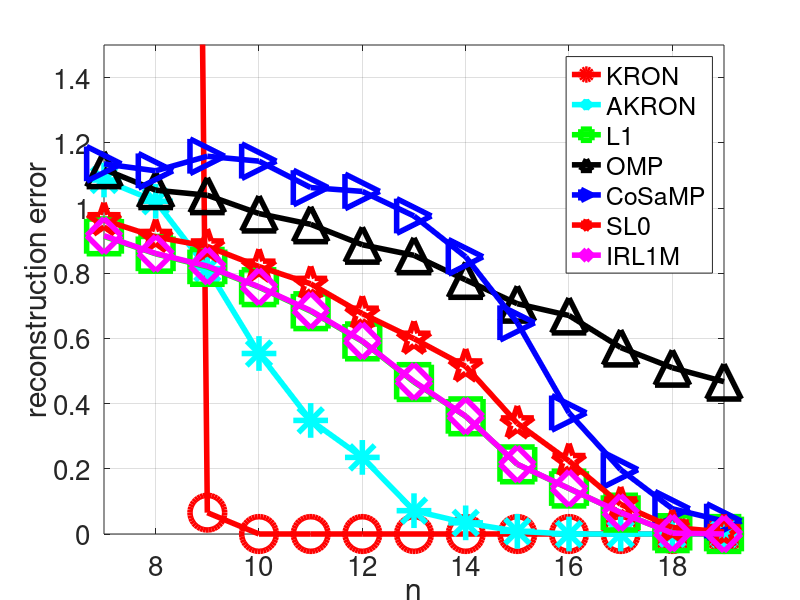
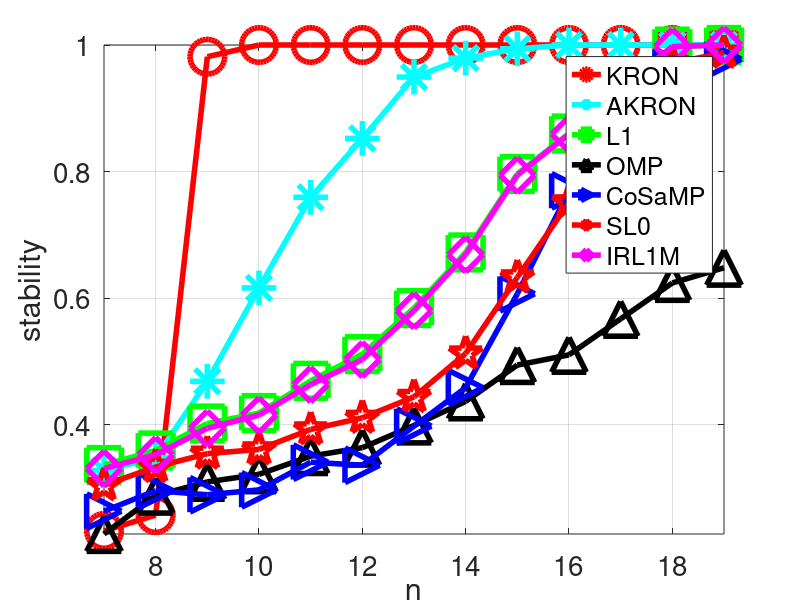
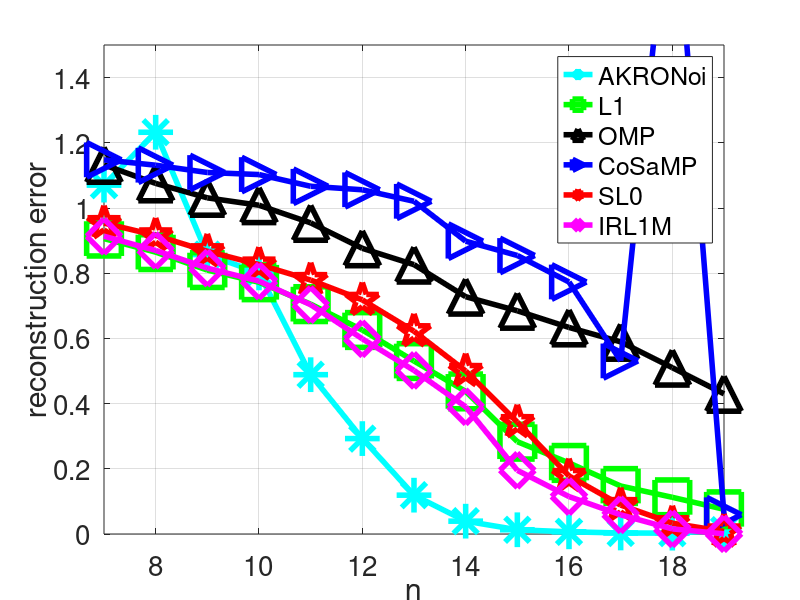
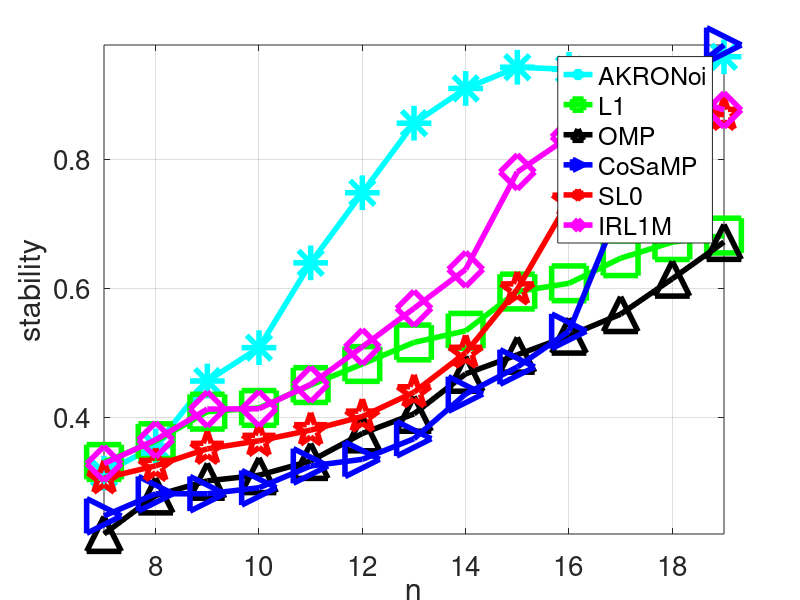

Recreate these plots in MATLAB, in order. (Note: this script raises an error after producing the figures.)
%% experiment_fix_p_sweep_n_small
clc
clear
close all

% mat/experiments_fixP_sweepN_small_14-Jul-2017.mat
% mat/experiments2_fixP_sweepN_small_19-Jul-2017.mat
% mat/experiments_fixP_sweepN_small_19-Jul-2017.mat
load mat/experiments2_fixP_sweepN_small_19-Jul-2017.mat

lw = 4;
ms = 25;
fs = 20;

i_kron = 1;
i_cosamp = 2;
i_omp = 3;
i_akron = 4;
i_akronoi = 5;
i_l1 = 6;
i_l1n = 7;
i_sl0 = 8;
i_irwls = 9;

m_kron = 'ro-';
m_akron = 'c*-';
m_akronoi = 'c*-';
m_cosamp = 'b>-';
m_omp = 'k^-';
m_sl0 = 'rp-';
m_l1 = 'gs-';
m_l1n = 'gs-';
m_irwls = 'md-';


h1 = figure;
hold on; 
box on; 
grid on;
plot(Ps, errs_clean(i_kron, :), m_kron, 'LineWidth', lw, 'MarkerSize', ms);
plot(Ps, errs_clean(i_akron, :), m_akron, 'LineWidth', lw, 'MarkerSize', ms);
plot(Ps, errs_clean(i_l1, :), m_l1, 'LineWidth', lw, 'MarkerSize', ms);
plot(Ps, errs_clean(i_omp, :), m_omp, 'LineWidth', lw, 'MarkerSize', ms);
plot(Ps, errs_clean(i_cosamp, :), m_cosamp, 'LineWidth', lw, 'MarkerSize', ms);
plot(Ps, errs_clean(i_sl0, :), m_sl0, 'LineWidth', lw, 'MarkerSize', ms);
plot(Ps, errs_clean(i_irwls, :), m_irwls, 'LineWidth', lw, 'MarkerSize', ms);
axis tight;
ylim([0 1.5])
legend('KRON', 'AKRON', 'L1', 'OMP', 'CoSaMP', 'SL0', 'IRL1M', 'Location', 'best')
xlabel('n', 'FontSize', fs);
ylabel('reconstruction error', 'FontSize', fs);
set(gca, 'fontsize', fs);
saveas(h1, 'eps/experiments_fixP_sweepN_small_errors.eps', 'eps2c');


h2 = figure;
hold on; 
box on; 
grid on;
plot(Ps, errs_clean_2(i_kron, :), m_kron, 'LineWidth', lw, 'MarkerSize', ms);
plot(Ps, errs_clean_2(i_akron, :), m_akron, 'LineWidth', lw, 'MarkerSize', ms);
plot(Ps, errs_clean_2(i_l1, :), m_l1, 'LineWidth', lw, 'MarkerSize', ms);
plot(Ps, errs_clean_2(i_omp, :), m_omp, 'LineWidth', lw, 'MarkerSize', ms);
plot(Ps, errs_clean_2(i_cosamp, :), m_cosamp, 'LineWidth', lw, 'MarkerSize', ms);
plot(Ps, errs_clean_2(i_sl0, :), m_sl0, 'LineWidth', lw, 'MarkerSize', ms);
plot(Ps, errs_clean_2(i_irwls, :), m_irwls, 'LineWidth', lw, 'MarkerSize', ms);
axis tight;
legend('KRON', 'AKRON', 'L1', 'OMP', 'CoSaMP', 'SL0', 'IRL1M', 'Location', 'best')
xlabel('n', 'FontSize', fs);
ylabel('stability', 'FontSize', fs);
set(gca, 'fontsize', fs);
saveas(h2, 'eps/experiments_fixP_sweepN_small_stability.eps', 'eps2c');



h3 = figure;
hold on; 
box on; 
grid on;
% plot(Ps, errs_noise(i_kron, :), m_kron, 'LineWidth', lw, 'MarkerSize', ms);
plot(Ps, errs_noise(i_akronoi, :), m_akronoi, 'LineWidth', lw, 'MarkerSize', ms);
plot(Ps, errs_noise(i_l1n, :), m_l1n, 'LineWidth', lw, 'MarkerSize', ms);
plot(Ps, errs_noise(i_omp, :), m_omp, 'LineWidth', lw, 'MarkerSize', ms);
plot(Ps, errs_noise(i_cosamp, :), m_cosamp, 'LineWidth', lw, 'MarkerSize', ms);
plot(Ps, errs_noise(i_sl0, :), m_sl0, 'LineWidth', lw, 'MarkerSize', ms);
plot(Ps, errs_noise(i_irwls, :), m_irwls, 'LineWidth', lw, 'MarkerSize', ms);
axis tight;
ylim([0 1.5])
legend('AKRONoi', 'L1', 'OMP', 'CoSaMP', 'SL0', 'IRL1M', 'Location', 'best')
xlabel('n', 'FontSize', fs);
ylabel('reconstruction error', 'FontSize', fs);
set(gca, 'fontsize', fs);
saveas(h3, 'eps/experiments_fixP_sweepN_small_errors_noise.eps', 'eps2c');


h4 = figure;
hold on; 
box on; 
grid on;
% plot(Ps, errs_noise_2(i_kron, :), m_kron, 'LineWidth', lw, 'MarkerSize', ms);
plot(Ps, errs_noise_2(i_akronoi, :), m_akronoi, 'LineWidth', lw, 'MarkerSize', ms);
plot(Ps, errs_noise_2(i_l1n, :), m_l1n, 'LineWidth', lw, 'MarkerSize', ms);
plot(Ps, errs_noise_2(i_omp, :), m_omp, 'LineWidth', lw, 'MarkerSize', ms);
plot(Ps, errs_noise_2(i_cosamp, :), m_cosamp, 'LineWidth', lw, 'MarkerSize', ms);
plot(Ps, errs_noise_2(i_sl0, :), m_sl0, 'LineWidth', lw, 'MarkerSize', ms);
plot(Ps, errs_noise_2(i_irwls, :), m_irwls, 'LineWidth', lw, 'MarkerSize', ms);
axis tight;
legend('AKRONoi', 'L1', 'OMP', 'CoSaMP', 'SL0', 'IRL1M', 'Location', 'best')
xlabel('n', 'FontSize', fs);
ylabel('stability', 'FontSize', fs);
set(gca, 'fontsize', fs);
saveas(h4, 'eps/experiments_fixP_sweepN_small_stability_noise.eps', 'eps2c');


h5 = figure;
hold on; 
box on; 
grid on;
plot(Ps, timez_A(1, :), m_kron, 'LineWidth', lw, 'MarkerSize', ms);
plot(Ps, timez_A(4, :), m_akronoi, 'LineWidth', lw, 'MarkerSize', ms);
plot(Ps, timez_A(5, :), m_l1n, 'LineWidth', lw, 'MarkerSize', ms);
plot(Ps, timez_A(3, :), m_omp, 'LineWidth', lw, 'MarkerSize', ms);
plot(Ps, timez_A(2, :), m_cosamp, 'LineWidth', lw, 'MarkerSize', ms);
plot(Ps, timez_A(7, :), m_sl0, 'LineWidth', lw, 'MarkerSize', ms);
plot(Ps, timez_A(8, :), m_irwls, 'LineWidth', lw, 'MarkerSize', ms);
axis tight;
legend('KRON', 'AKRON', 'L1', 'OMP', 'CoSaMP', 'SL0', 'IRL1M', 'Location', 'best')
xlabel('n', 'FontSize', fs);
ylabel('time', 'FontSize', fs);
set(gca, 'fontsize', fs);
saveas(h5, 'eps/experiments_fixP_sweepN_small_time.eps', 'eps2c');

%% experiment_larger_data.m
clc
clear
close all

% Z = {'mat/experiment_large_Gaussian_mp10_noise_25-Feb-2017.mat'
%   'mat/experiment_large_Gaussian_mp20_noise_25-Feb-2017.mat'
%   'mat/experiment_large_Gaussian_mp30_noise_26-Feb-2017.mat'
%   'mat/experiment_large_Gaussian_mp40_noise_26-Feb-2017.mat'};

Z = {'mat/experiment_large_Gaussian_mp10_noise_14-Jul-2017.mat'
  'mat/experiment_large_Gaussian_mp20_noise_15-Jul-2017.mat'
  'mat/experiment_large_Gaussian_mp30_noise_15-Jul-2017.mat'
  'mat/experiment_large_Gaussian_mp40_noise_16-Jul-2017.mat'};

for rr = 1:numel(Z)
  load(Z{rr});
  
  lw = 4;
  ms = 25;
  fs = 20;
  
  h = figure; 
  grid on;
  hold on;
  box on;
  plot(n_set, errs_no_norm(1, :), 'b>-', 'LineWidth', lw, 'MarkerSize', ms) % CoSaMP
  plot(n_set, errs_no_norm(2, :), 'k^-', 'LineWidth', lw, 'MarkerSize', ms) % OMP
  plot(n_set, errs_no_norm(3, :), 'c*-', 'LineWidth', lw, 'MarkerSize', ms) % AKRON
  plot(n_set, errs_no_norm(4, :), 'rp-', 'LineWidth', lw, 'MarkerSize', ms) % L1
  plot(n_set, errs_no_norm(5, :), 'gs-', 'LineWidth', lw, 'MarkerSize', ms) % SL0
  plot(n_set, errs_no_norm(6, :), 'md-', 'LineWidth', lw, 'MarkerSize', ms) % IRL1M
  % legend('CoSamp', 'AKRON', 'L1', 'Location', 'best')
  legend('CoSamp', 'OMP', 'AKRON', 'L1', 'SL0', 'IRL1M', 'Location', 'best')
  xlabel('p', 'FontSize', 20);
  ylabel('reconstruction error', 'FontSize', 20);
  box on;
  set(gca, 'fontsize', 20);
  saveas(h, ['eps/large_errors_',num2str(100*mp),'.eps'], 'eps2c')
  
  
  h = figure; 
  hold on;
  box on;
  grid on;
  plot(n_set, stabilities(1, :), 'b>-', 'LineWidth', lw, 'MarkerSize', ms) % CoSaMP
  plot(n_set, stabilities(2, :), 'k^-', 'LineWidth', lw, 'MarkerSize', ms) % OMP
  plot(n_set, stabilities(3, :), 'c*-', 'LineWidth', lw, 'MarkerSize', ms) % AKRON
  plot(n_set, stabilities(4, :), 'rp-', 'LineWidth', lw, 'MarkerSize', ms) % L1
  plot(n_set, stabilities(5, :), 'gs-', 'LineWidth', lw, 'MarkerSize', ms) % SL0
  plot(n_set, stabilities(6, :), 'md-', 'LineWidth', lw, 'MarkerSize', ms) % IRL1M
  legend('CoSamp', 'OMP', 'AKRON', 'L1', 'SL0', 'IRL1M', 'Location', 'best')
  xlabel('p', 'FontSize', 20);
  ylabel('stability', 'FontSize', 20);
  box on;
  set(gca, 'fontsize', 20);
  saveas(h, ['eps/large_stability_',num2str(100*mp),'.eps'], 'eps2c')
  
  h = figure; 
  grid on;
  hold on;
  box on;
  plot(n_set, timez(1, :), 'b>-', 'LineWidth', lw, 'MarkerSize', ms) % CoSaMP
  plot(n_set, timez(2, :), 'k^-', 'LineWidth', lw, 'MarkerSize', ms) % OMP
  plot(n_set, timez(3, :), 'c*-', 'LineWidth', lw, 'MarkerSize', ms) % AKRON
  plot(n_set, timez(4, :), 'rp-', 'LineWidth', lw, 'MarkerSize', ms) % AKRON
  plot(n_set, timez(5, :), 'gs-', 'LineWidth', lw, 'MarkerSize', ms) % SL0
  plot(n_set, timez(6, :), 'md-', 'LineWidth', lw, 'MarkerSize', ms) % IRL1M
  % plot(n_set, log(timez(4, :)), 'gs-', 'LineWidth', lw, 'MarkerSize', ms) % L1
  legend('CoSamp', 'OMP', 'AKRON', 'L1', 'SL0', 'IRL1M', 'Location', 'best')
  xlabel('p', 'FontSize', 20);
  ylabel('evaluation time', 'FontSize', 20);
  box on;
  set(gca, 'fontsize', 20);
  saveas(h, ['eps/large_timess_',num2str(100*mp),'.eps'], 'eps2c')
  
  close all;
  clearvars -except rr Z
end

%% plot times 
clc
clear
close all

load('mat/timerz_fix_p.mat');

lw = 4;
ms = 25;
fs = 20;

i_kron = 1;
i_akron = 4;
i_akronoi = 6;
i_cosamp = 2;
i_omp = 3;
i_sl0 = 8;
i_l1 = 5;
i_l1n = 7;

m_kron = 'ro-';
m_akron = 'c*-';
m_akronoi = 'c*-';
m_cosamp = 'b>-';
m_omp = 'k^-';
m_sl0 = 'rp-';
m_l1 = 'gs-';
m_l1n = 'gs-';
m_irwls = 'bd-';

timez_A = timez_A/i;
h = figure; 
grid on;
hold on;
box on;
plot(Ms, timez_A(1, :), m_cosamp, 'LineWidth', lw, 'MarkerSize', ms) % CoSaMP
plot(Ms, timez_A(2, :), m_omp, 'LineWidth', lw, 'MarkerSize', ms)    % OMP
plot(Ms, timez_A(3, :), m_akron, 'LineWidth', lw, 'MarkerSize', ms) % AKRON
plot(Ms, timez_A(4, :), m_l1, 'LineWidth', lw, 'MarkerSize', ms) % AKRON
plot(Ms, timez_A(5, :), m_sl0, 'LineWidth', lw, 'MarkerSize', ms) % SL0
plot(Ms, timez_A(6, :), m_irwls, 'LineWidth', lw, 'MarkerSize', ms) % SL0
legend('CoSamp', 'OMP', 'AKRON', 'L1', 'SL0', 'IRL1M', 'Location', 'best')
xlabel('n', 'FontSize', 20);
ylabel('evaluation time', 'FontSize', 20);
box on;
set(gca, 'fontsize', 20);
saveas(h, ['eps/times_fix_p.eps'], 'eps2c')
